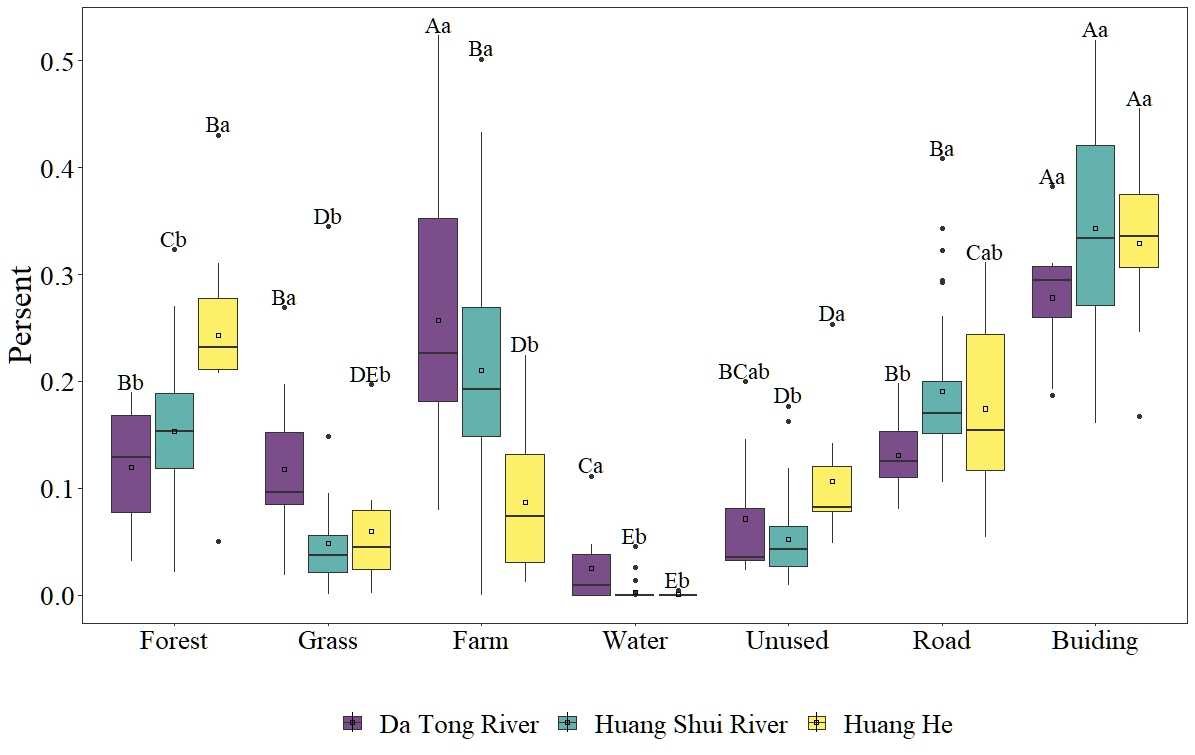

Reproduce this figure in R.
# Part 1. Load packages and import data
library(ggplot2)
library(ggpubr)
library(reshape2)
library(RColorBrewer)
library(xlsx)
library(dplyr)
library(agricolae)
library(tidyverse)
library(ggh4x)

setwd("C:\\Users\\yu\\Desktop")
data2 <- read.xlsx("clcd1213 .xlsx", sheetName = "f4box")
head(data2)

# Part 2. Reshape and prepare data
names(data2)
mydata2 <- melt(
  data2,
  id.vars = c("Plots", "Level", "Layer"),
  variable.name = "Nutrient",
  value.name = "Soil.nutrient"
)
head(mydata2)
str(mydata2)
levels(mydata2$Nutrient)

mydata2$Nutrient <- factor(
  mydata2$Nutrient,
  levels = c("SOC", "TN", "TP", "pH")
)
mydata2$Level <- factor(
  mydata2$Level,
  levels = c("Forest", "Grass", "Farm", "Water", "Unused", "Road", "Buiding"),
  labels = c("Forest", "Grass", "Farm", "Water", "Unused", "Road", "Buiding")
)
mydata2$Layer <- factor(
  mydata2$Layer,
  levels = c("Layer1", "Layer2", "Layer3"),
  labels = c("Da Tong River", "Huang Shui River", "Huang He")
)
str(mydata2)

LE <- unique(mydata2$Level)
LA <- unique(mydata2$Layer)
VAR <- unique(mydata2$Nutrient)

# Part 3. ANOVA and LSD group letters
result_layer <- data.frame()
for (le in 1:7) {
  data_LE <- mydata2[mydata2$Level == LE[le], ]
  for (var in 1:1) {
    data_VAR <- data_LE[data_LE$Nutrient == VAR[var], ]
    aov <- aov(Soil.nutrient ~ Layer, data_VAR)
    lsd <- LSD.test(aov, "Layer")["groups"] %>%
      data.frame() %>%
      mutate(
        Nutrient = VAR[var],
        Level = LE[le]
      )
    lsd$Layer <- rownames(lsd)
    result_layer <- rbind(result_layer, lsd)
  }
}

result_level <- data.frame()
for (la in 1:3) {
  data_LA <- mydata2[mydata2$Layer == LA[la], ]
  for (var in 1:1) {
    data_VAR <- data_LA[data_LA$Nutrient == VAR[var], ]
    aov <- aov(Soil.nutrient ~ Level, data_VAR)
    lsd <- LSD.test(aov, "Level")["groups"] %>%
      data.frame() %>%
      mutate(
        Nutrient = VAR[var],
        Layer = LA[la]
      )
    lsd$Level <- rownames(lsd)
    result_level <- rbind(result_level, lsd)
  }
}

result_level$groups.groups <- toupper(result_level$groups.groups)
colnames(result_level)[1:2] <- c("mean", "level_group")
colnames(result_layer)[1:2] <- c("mean_1", "layer_group")
result <- merge(result_level, result_layer, by = c("Nutrient", "Level", "Layer"))
result$group <- paste0(result$level_group, result$layer_group)

max_data <- aggregate(
  mydata2[, 5],
  by = list(mydata2$Level, mydata2$Layer, mydata2$Nutrient),
  max
) %>% data.frame()
colnames(max_data) <- c("Level", "Layer", "Nutrient", "max")
result <- merge(result, max_data, by = c("Nutrient", "Layer", "Level"))

# Part 4. Faceted boxplots with LSD letters
P1 <-
  ggplot(mydata2, aes(x = Level, y = Soil.nutrient, fill = Layer)) +
  geom_boxplot(position = position_dodge(0.85)) +
  stat_summary(
    fun = "mean",
    shape = 0,
    color = "black",
    size = 0.2,
    position = position_dodge(0.85)
  ) +
  labs(x = "Elevation", y = "Soil.nutrient") +
  theme(
    plot.title = element_text(hjust = 0.5),
    strip.text = element_text(size = 20)
  ) +
  theme_bw() +
  theme(panel.grid = element_blank()) +
  theme(legend.position = "bottom") +
  theme(
    axis.text.x = element_text(colour = "black"),
    axis.text.y = element_text(colour = "black")
  ) +
  theme(text = element_text(size = 25, family = "serif")) +
  geom_text(
    data = result,
    aes(x = Level, y = max, label = group, group = Layer),
    position = position_dodge(0.85),
    show.legend = FALSE,
    vjust = -0.2,
    family = "serif",
    size = 6
  ) +
  scale_fill_manual(values = c("#7B4D8A", "#63B2AD", "#FDEF68")) +
  labs(
    x = "  ",
    y = "Persent",
    fill = " "
  )

P1

# Part 5. Adjust y-axis scales and export figure
P2 <- P1 +
  facetted_pos_scales(
    y = list(
      Nutrient == "SOC" ~ scale_y_continuous(
        limits = c(0, 0.5),
        breaks = seq(0, 85, 20)
      )
    )
  )

P2

ggsave("LULC_2022.pdf", width = 17.2974, height = 11.2014)
